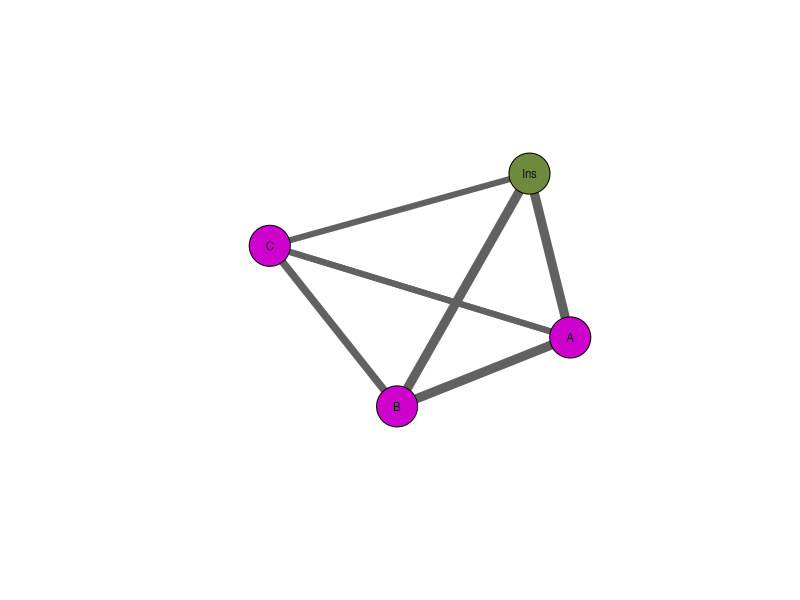
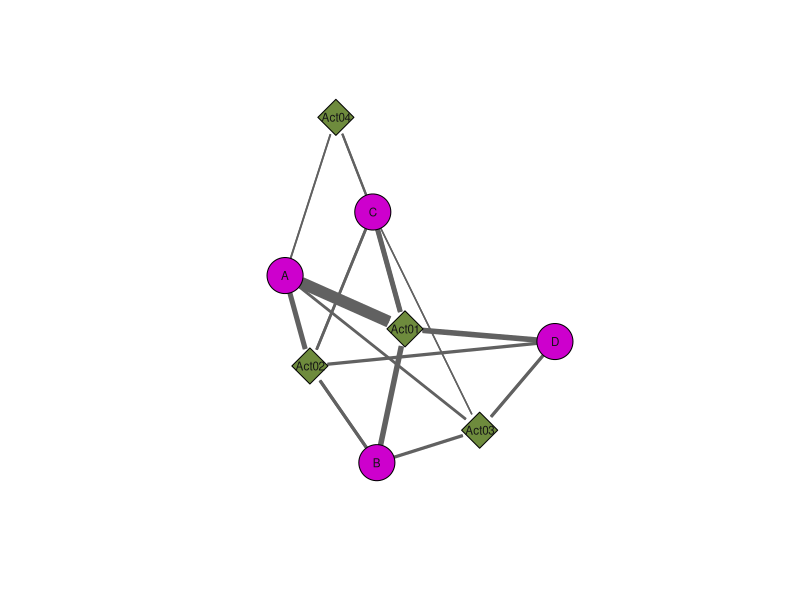
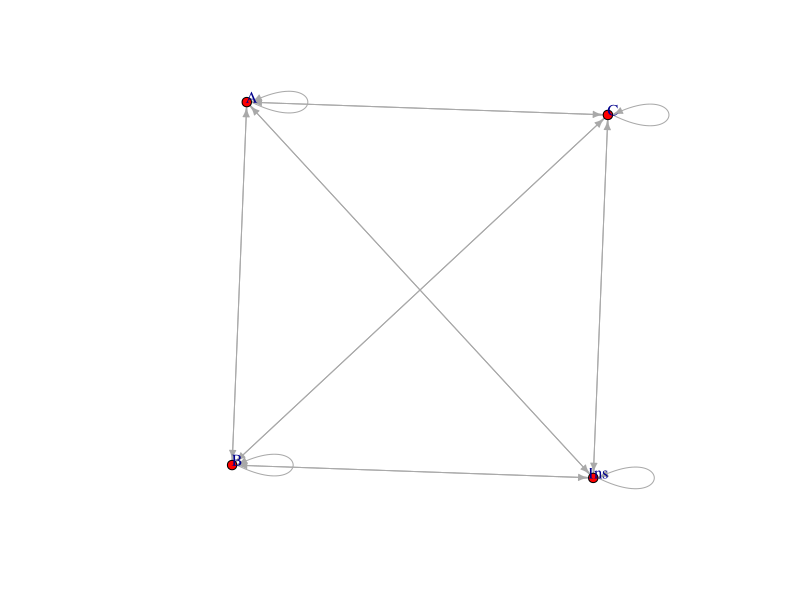

Here is the R script that generated these plots, in order: (Note: this script raises an error after producing the figures.)
## ---- chunk 1
#don't forget to set working directory at the beginning setwd("/Users/lt/desktop")
require(sna)
# read data in
one_mode_mat<- as.matrix(read.csv("one_mode_ad_mat.csv", row.names=1))
colnames(one_mode_mat)=c("A","B","C","Ins")
rownames(one_mode_mat)=c("A","B","C","Ins")
one_mode_mat
# calculate degree
id<-degree(one_mode_mat,gmode="digraph",cmode="indegree")
od<-degree(one_mode_mat,gmode="digraph",cmode="outdegree")
# create color vector to show different colors for student and instructor
stu <- rep("magenta3", 3)
ins <- rep("darkolivegreen4", 1) # final one is the instructor
color <- c(stu, ins)
# plot one-mode network graph
gplot(one_mode_mat, gmode="graph", displaylabels=TRUE, 
      label.cex = 0.7, label.col = "gray8", label.pos = 5,
      vertex.cex=2, vertex.col = color, 
      edge.col = "gray38", edge.lwd=(id+od)/3)
## ---- chunk 2
require(sna)
two_mode_mat<- as.matrix(read.csv("two_mode_ad_mat.csv",row.names=1))
# create edge vector, saving participation frequency
edge<-c(two_mode_mat[,1],two_mode_mat[,2],two_mode_mat[,3],two_mode_mat[,4])
# create color vector to show different colors for people and activities
people <- rep("magenta3", 4)
activity <- rep("darkolivegreen4", 4)
color <- c(people, activity)
# plot two-mode network graph
gplot(two_mode_mat, gmode = "twomode", usearrows = F, displaylabels = T, 
      label.cex = 0.7, label.col = "gray8", label.pos = 5, 
      vertex.col = color, vertex.cex = 2,
      edge.col = "gray38", edge.lwd=edge/2,
      mode="fruchtermanreingold")
## ---- chunk 3
require(igraph)
require(reshape2)
# convert wide-format matrix to long-format edgelist by using melt function
one_mode_ed=melt(one_mode_mat)
# variable names
colnames(one_mode_ed)=c("participant01","participant02","frequency")
# convert edgelist to igraph format
one_mode_graph=graph_from_data_frame(one_mode_ed,directed=TRUE)
# plot with igraph, please refer to http://igraph.org/r/doc/plot.common.html for more details
plot(one_mode_graph,
     vertex.size=5,
     vertex.label.dist=0.5, vertex.color="red",edge.arrow.size = 0.5)
## ---- chunk 4
# use sna package to calculate node-level centralities, make sure input is in network format
node.centrality<-function(x){
           require(sna)
           central.nodes<-cbind(degree(x,cmode="indegree"), degree(x,cmode="outdegree"), betweenness(x,rescale=T),
                                closeness(x,cmode="directed",rescale=T))
           colnames(central.nodes)<-c("indegree","outdegree","betweenness","closeness")
           rownames(central.nodes)<-x%v%"vertex.names"
           
           list(central.nodes)
         }


# use igraph to calculate network-level measures, make sure input is in igraph format
network.measure<-function(x){
      require(igraph)
      graph.measure<-cbind(as.numeric(length(V(x))),
                        as.numeric(length(E(x))),
                        as.numeric(diameter(x)),
                        as.numeric(graph.density(x)),
                        as.numeric(reciprocity(x)),
                        as.numeric(transitivity(x)),
                        as.numeric(average.path.length(x, unconnected=FALSE)), # important
                        as.numeric(mean(graph.strength(x))))
  
                        colnames(graph.measure)<-c("nodes","edges","diameter",
                              "density","reciprocity","transitivity",
                              "average path length","average weighted degree")
                        rownames(graph.measure)<-"x"
                        list(graph.measure)
}
## ---- chunk 5
require(network)
one_mode_mat<- as.matrix(read.csv("one_mode_ad_mat.csv", row.names=1))
# use network format to use node.centrality function
one_mode_net=network(one_mode_mat)
node.centrality(one_mode_net)
# use igraph format within network.measure funciton
network.measure(one_mode_graph)
## ---- chunk 6
require(dplyr)
require(igraph)

sna_test=read.csv("sna_test.csv", head=TRUE)
sna_test1<-sna_test %>% mutate (group=ifelse(id1 %in% c("A","C","D"), "group 1",
                                  ifelse(id1 %in% c("B","E"),"group 2","group 3")))
sna_test2 <- sna_test1 %>% mutate(color=ifelse(group=="group 1","darkolivegreen4",
                                        ifelse(group=="group 2","magenta3","peachpuff4")))

sna_edges<-sna_test2 %>% select(id1,id2)

sna_graph <- graph_from_data_frame(sna_edges, directed = TRUE)

plot(sna_graph,
     vertex.label = sna_graph$id1,
     vertex.color = sna_test2$color, 
     vertex.frame.color = "gray", 
     vertex.label.color = "black", 
     vertex.label.cex = 0.8,
     edge.arrow.size = 0.5)
## ---- chunk 7
library(reshape2)
library(dplyr)
class_data_new<- edge_list_data %>% select(vert1_id,vert2_id)
class_data_new<- read.csv("edge_list_data.csv")
class_data_new %>% group_by(vert1_id,vert2_id) %>% summarize(fre=n())
class_data_new<-class_data_new %>% dcast(vert1_id~vert2_id)
